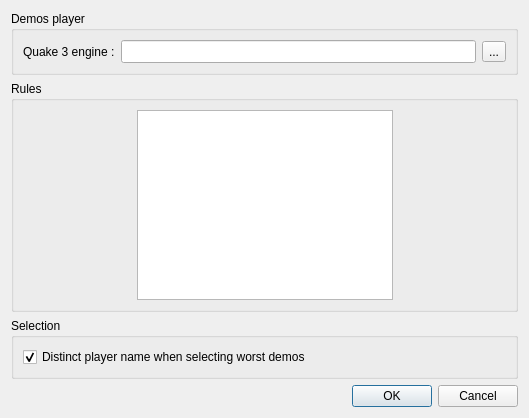
<?xml version="1.0" encoding="UTF-8"?>
<ui version="4.0">
 <class>SettingsDialog</class>
 <widget class="QDialog" name="SettingsDialog">
  <property name="geometry">
   <rect>
    <x>0</x>
    <y>0</y>
    <width>529</width>
    <height>418</height>
   </rect>
  </property>
  <property name="windowTitle">
   <string>Settings</string>
  </property>
  <layout class="QVBoxLayout" name="verticalLayout_2">
   <item>
    <widget class="QGroupBox" name="groupBox">
     <property name="title">
      <string>Demos player</string>
     </property>
     <layout class="QVBoxLayout" name="verticalLayout">
      <item>
       <layout class="QHBoxLayout" name="horizontalLayout">
        <property name="sizeConstraint">
         <enum>QLayout::SetDefaultConstraint</enum>
        </property>
        <item>
         <widget class="QLabel" name="label">
          <property name="text">
           <string>Quake 3 engine :</string>
          </property>
         </widget>
        </item>
        <item>
         <widget class="QLineEdit" name="leEngine">
          <property name="font">
           <font>
            <pointsize>10</pointsize>
           </font>
          </property>
         </widget>
        </item>
        <item>
         <widget class="QToolButton" name="btnEngine">
          <property name="text">
           <string notr="true">...</string>
          </property>
         </widget>
        </item>
       </layout>
      </item>
     </layout>
    </widget>
   </item>
   <item>
    <widget class="QGroupBox" name="groupBox_2">
     <property name="title">
      <string>Rules</string>
     </property>
     <layout class="QVBoxLayout" name="verticalLayout_3">
      <item>
       <layout class="QHBoxLayout" name="horizontalLayout_2">
        <item>
         <spacer name="horizontalSpacer">
          <property name="orientation">
           <enum>Qt::Horizontal</enum>
          </property>
          <property name="sizeHint" stdset="0">
           <size>
            <width>40</width>
            <height>20</height>
           </size>
          </property>
         </spacer>
        </item>
        <item>
         <widget class="QTableView" name="tblRules">
          <property name="font">
           <font>
            <pointsize>9</pointsize>
           </font>
          </property>
          <property name="alternatingRowColors">
           <bool>true</bool>
          </property>
          <attribute name="horizontalHeaderVisible">
           <bool>true</bool>
          </attribute>
          <attribute name="horizontalHeaderCascadingSectionResizes">
           <bool>false</bool>
          </attribute>
          <attribute name="horizontalHeaderDefaultSectionSize">
           <number>50</number>
          </attribute>
          <attribute name="horizontalHeaderStretchLastSection">
           <bool>true</bool>
          </attribute>
          <attribute name="verticalHeaderVisible">
           <bool>false</bool>
          </attribute>
          <attribute name="verticalHeaderDefaultSectionSize">
           <number>18</number>
          </attribute>
          <attribute name="verticalHeaderMinimumSectionSize">
           <number>15</number>
          </attribute>
         </widget>
        </item>
        <item>
         <spacer name="horizontalSpacer_2">
          <property name="orientation">
           <enum>Qt::Horizontal</enum>
          </property>
          <property name="sizeHint" stdset="0">
           <size>
            <width>40</width>
            <height>20</height>
           </size>
          </property>
         </spacer>
        </item>
       </layout>
      </item>
     </layout>
    </widget>
   </item>
   <item>
    <widget class="QGroupBox" name="groupBox_3">
     <property name="title">
      <string>Selection</string>
     </property>
     <layout class="QVBoxLayout" name="verticalLayout_4">
      <item>
       <widget class="QCheckBox" name="boxDistinctPlayer">
        <property name="text">
         <string>Distinct player name when selecting worst demos</string>
        </property>
        <property name="checked">
         <bool>true</bool>
        </property>
       </widget>
      </item>
     </layout>
    </widget>
   </item>
   <item>
    <widget class="QDialogButtonBox" name="buttonBox">
     <property name="orientation">
      <enum>Qt::Horizontal</enum>
     </property>
     <property name="standardButtons">
      <set>QDialogButtonBox::Cancel|QDialogButtonBox::Ok</set>
     </property>
    </widget>
   </item>
  </layout>
 </widget>
 <resources/>
 <connections>
  <connection>
   <sender>buttonBox</sender>
   <signal>accepted()</signal>
   <receiver>SettingsDialog</receiver>
   <slot>accept()</slot>
   <hints>
    <hint type="sourcelabel">
     <x>248</x>
     <y>254</y>
    </hint>
    <hint type="destinationlabel">
     <x>157</x>
     <y>274</y>
    </hint>
   </hints>
  </connection>
  <connection>
   <sender>buttonBox</sender>
   <signal>rejected()</signal>
   <receiver>SettingsDialog</receiver>
   <slot>reject()</slot>
   <hints>
    <hint type="sourcelabel">
     <x>316</x>
     <y>260</y>
    </hint>
    <hint type="destinationlabel">
     <x>286</x>
     <y>274</y>
    </hint>
   </hints>
  </connection>
 </connections>
</ui>
